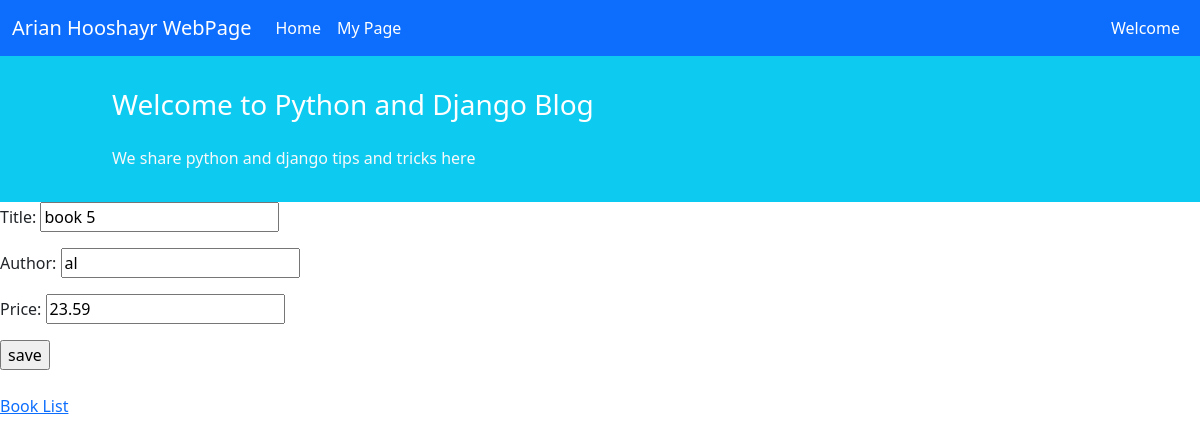
The app's page /book/6/edit/ with its own data.
### book/models.py (models this page shows, shortened)
class Book(models.Model):
    title = models.CharField(max_length=200)
    author = models.CharField(max_length=100)
    content = models.TextField()
    cover = models.ImageField(upload_to='covers/', blank=True)
    price = models.DecimalField(max_digits=5, decimal_places=2)

### book/views.py (the view)
class BookUpdateView(generic.UpdateView):
    model = Book
    fields = ['title', 'author', 'price']
    template_name = 'book/book_update.html'

### templates/book/book_update.html (shortened to what this page needs)
 {% extends '_base.html' %}
{% block content %}
    <form action="" method="post">
       {{ form.as_p }}
       <input type="submit" value="save">
    </form>
    <br>
    <a href="{% url 'Book_list_view' %}">Book List</a>
{% endblock %}

### records on screen
Book: title "book 5", author "al", price "23.59"
